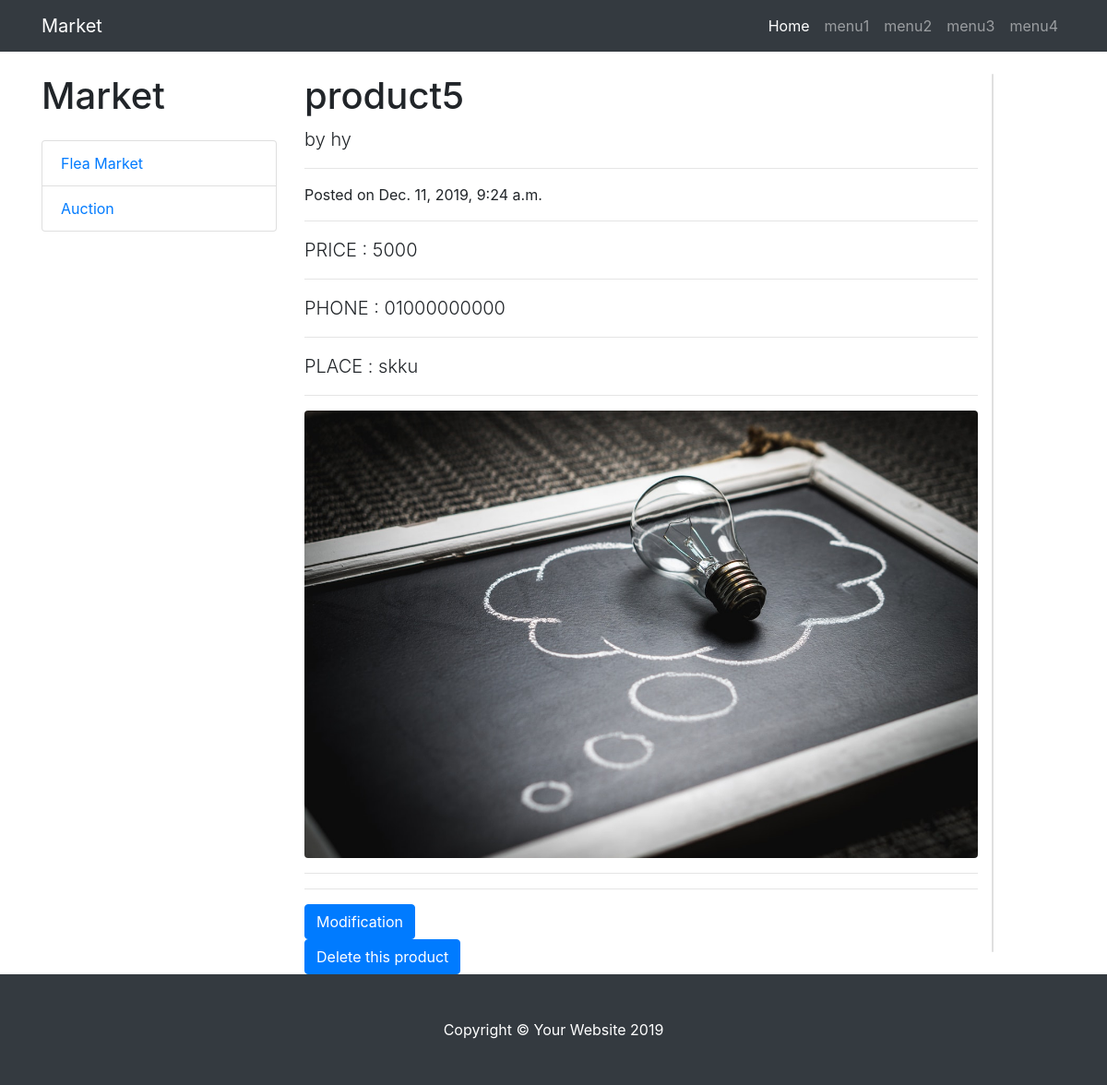
Before: /seller/post=7 (signed in) with the older database file.
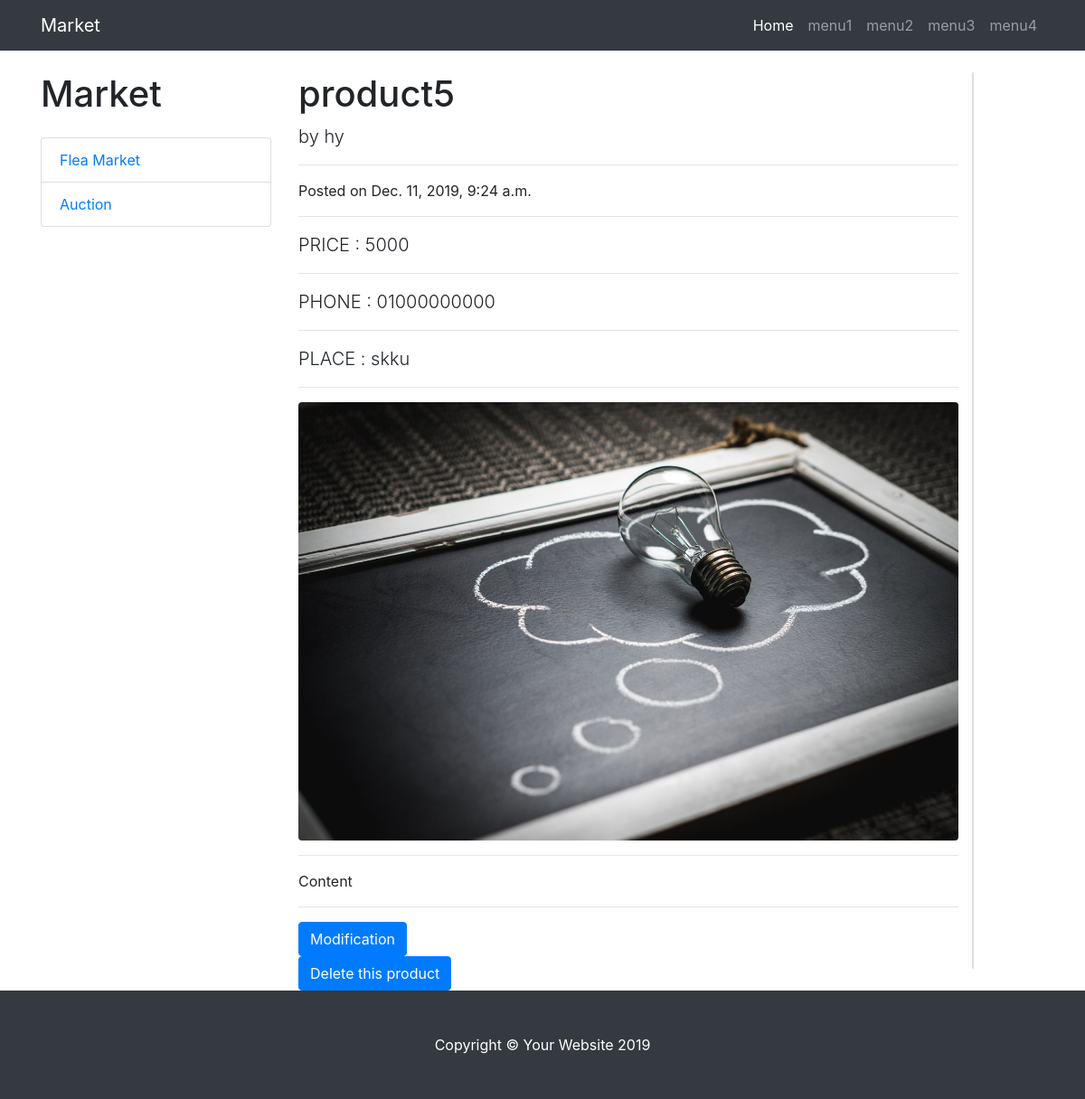
After: the same page with the newer database file.
### market/models.py (models this page shows)
class Product(models.Model):
    created_date = models.DateTimeField(auto_now_add=True)
    content = models.TextField(blank=True)
    view = models.IntegerField(default=0)
    name = models.CharField(max_length=30, blank=True)
    type = models.CharField(max_length=20)      # 경매인지 그냥인지
    price = models.IntegerField(default=0)      # 가격
    seller_name = models.CharField(max_length=20, blank=True) # 판매자 이름
    phone = models.CharField(max_length=20, blank=True) # 판매자 전화번호
    place = models.CharField(max_length=60, blank=True)    # 거래장소
    seller = models.ForeignKey(User, on_delete=models.CASCADE) #판매자 정보
    status = models.CharField(max_length=20)    # 판매중인지 종료인지
    photo = models.ImageField(blank=True)

### market/views.py (the view)
# urls.py: path('seller/post=<int:product_id>', views.seller_product, name='seller_product'),
def seller_product(request, product_id) :
    if not request.user.is_authenticated:
        return redirect('login')
    user = User.objects.get(username=request.user.username)
    product = get_object_or_404(user.product_set, pk=product_id)
    context = {'board' : product}
    return render(request, 'read_post.html', context)

### templates/read_post.html (shortened to what this page needs)
{% load static %}
<!DOCTYPE html>
<html lang="en" xmlns="http://www.w3.org/1999/html">
<head>
  <link href="{% static 'vendor/bootstrap/css/bootstrap.min.css' %}" rel="stylesheet">
  <link href="{% static 'css/blog-post.css' %}" rel="stylesheet">
</head>
<body>
  <nav class="navbar navbar-expand-lg navbar-dark bg-dark fixed-top">
    <div class="container">
      <a class="navbar-brand" href="">Market</a>
      <div class="collapse navbar-collapse" id="navbarResponsive">
        <ul class="navbar-nav ml-auto">
          <li class="nav-item active">
            <a class="nav-link" href="">Home
            </a>
          </li>
          <li class="nav-item">
            <a class="nav-link" href="">menu1</a>
          </li>
          <li class="nav-item">
            <a class="nav-link" href="">menu2</a>
          </li>
          <li class="nav-item">
            <a class="nav-link" href="">menu3</a>
          </li>
            <li class="nav-item">
            <a class="nav-link" href="">menu4</a>
          </li>
        </ul>
      </div>
    </div>
  </nav>
  <div class="container">
    <div class="row">
        <div class="col-lg-3">
        <h1 class="my-4">Market</h1>
        <div class="list-group">
          <a href="#" class="list-group-item">Flea Market</a>
            <a href="#" class="list-group-item">Auction</a>
        </div>
      </div>
      <div class="col-lg-8">
        <h1 class="mt-4">{{ board.name }}</h1>
        <p class="lead">
          by
          <a>{{ board.seller_name }}</a>
        </p>
        <hr>
        <p>Posted on {{ board.created_date }}</p>
        <hr>
      <p class="lead">
          PRICE :
          <a>{{ board.price }}</a>
        </p>
        <hr>
      <p class="lead">
          PHONE :
          <a>{{ board.phone }}</a>
        </p>
        <hr>
      <p class="lead">
          PLACE :
          <a>{{ board.place }}</a>
        </p>
        <hr>
    {% if board.photo %}
        <img class="img-fluid rounded" name="image" src="{{ board.photo.url }}" alt="">
            {% else %}
            <img class="img-fluid rounded" name="image" src="http://placehold.it/900x300" alt="">
      {% endif %}
        <hr>
        <p>{{ board.content }}</p>
      <hr>
      <form class="change" action="{% url 'product_change' board.id %}" method="post">
          <input class="btn btn-primary" type="submit" name="" value="Modification">
        </form>
        <form class="delete" action="{% url 'product_delete' board.id %}" method="post" onsubmit="return check()">
          <input class="btn btn-primary" type="submit" name="" value="Delete this product">
        </form>
      </div>
    <div class="card my-4">
        </div>
    </div>
  </div>
  <footer class="py-5 bg-dark">
    <div class="container">
      <p class="m-0 text-center text-white">Copyright &copy; Your Website 2019</p>
    </div>
  </footer>
</body>
</html>

Changed rows visible on the page:
changed Product "product5": content (not shown) → "Content"
